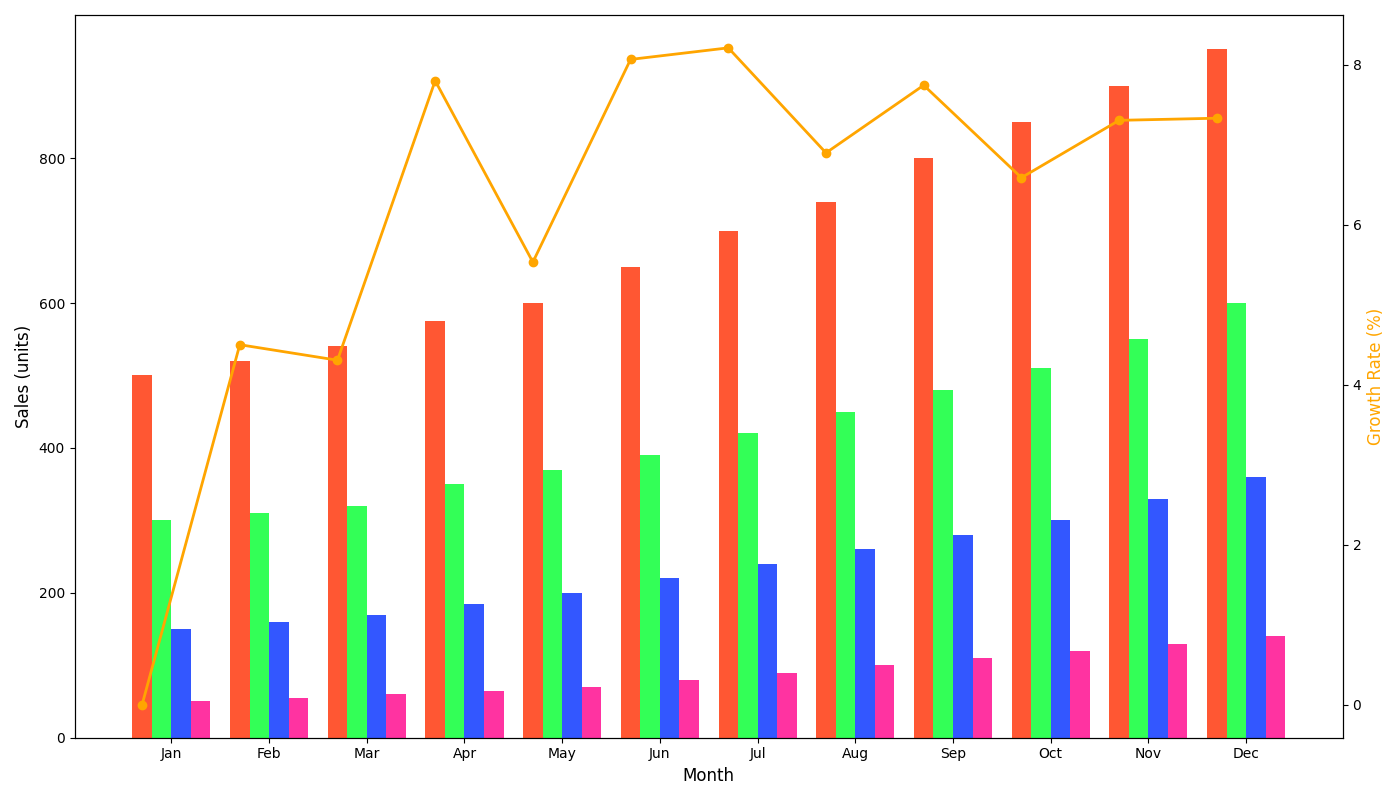

Here is the Python script that generated this plot:
import matplotlib.pyplot as plt
import numpy as np

# Define the months and store types
months = ["Jan", "Feb", "Mar", "Apr", "May", "Jun", "Jul", "Aug", "Sep", "Oct", "Nov", "Dec"]

# Sales data for each store type (in units)
supermarkets_sales = [500, 520, 540, 575, 600, 650, 700, 740, 800, 850, 900, 950]
convenience_stores_sales = [300, 310, 320, 350, 370, 390, 420, 450, 480, 510, 550, 600]
online_retailers_sales = [150, 160, 170, 185, 200, 220, 240, 260, 280, 300, 330, 360]
specialty_shops_sales = [50, 55, 60, 65, 70, 80, 90, 100, 110, 120, 130, 140]

# Overall sales data by summing up all store types
total_sales = np.array(supermarkets_sales) + np.array(convenience_stores_sales) \
              + np.array(online_retailers_sales) + np.array(specialty_shops_sales)

# Calculate month-over-month growth rate (in percentage)
growth_rate = np.diff(total_sales) / total_sales[:-1] * 100
growth_rate = np.insert(growth_rate, 0, 0)  # First month has no previous data to compare, so growth rate is 0

# Create the bar positions for grouped bar chart
bar_width = 0.2
r1 = np.arange(len(months))
r2 = [x + bar_width for x in r1]
r3 = [x + bar_width for x in r2]
r4 = [x + bar_width for x in r3]

# Set up the figure and axis
fig, ax1 = plt.subplots(figsize=(14, 8))

# Plot the sales data as grouped bar chart
ax1.bar(r1, supermarkets_sales, color='#FF5733', width=bar_width, edgecolor='none')
ax1.bar(r2, convenience_stores_sales, color='#33FF57', width=bar_width, edgecolor='none')
ax1.bar(r3, online_retailers_sales, color='#3357FF', width=bar_width, edgecolor='none')
ax1.bar(r4, specialty_shops_sales, color='#FF33A1', width=bar_width, edgecolor='none')

# Create second y-axis to plot the growth rate
ax2 = ax1.twinx()
ax2.plot(months, growth_rate, color='#FFA500', marker='o', linewidth=2)

# Titles and labels
ax1.set_xlabel("Month", fontsize=12)
ax1.set_ylabel("Sales (units)", fontsize=12)
ax2.set_ylabel("Growth Rate (%)", fontsize=12, color='#FFA500')

# Set ticks
ax1.set_xticks([r + bar_width*1.5 for r in range(len(months))])
ax1.set_xticklabels(months)

# Avoid overlapping
fig.tight_layout()

# Display the plot
plt.show()
